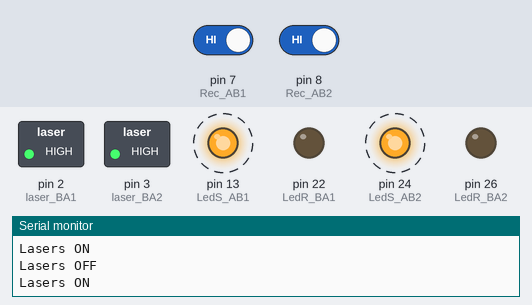
This sketch was run on a simulated Arduino Mega 2560, built with avr-gcc and run on an emulated ATmega2560. Parts: switched loads named in the sketch (green lamp = pin HIGH), output pins drawn as LEDs (lit = HIGH), the last lines printed to the serial monitor. Dashed ring = blinking. The test bench sets the inputs (shaded band); at power-on: pin 7 (Rec_AB1) HIGH, pin 8 (Rec_AB2) HIGH.

Above: at 1.2 s.
1.3 s: pin 7 (Rec_AB1) driven LOW
At 2.05 s:
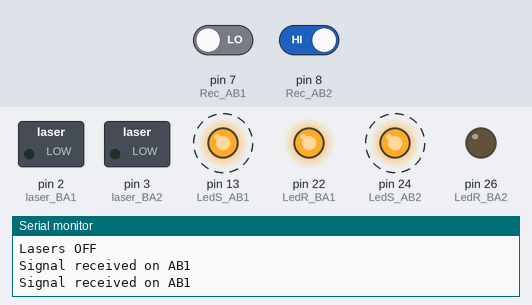
4.3 s: pin 8 (Rec_AB2) driven LOW
At 5.1 s:
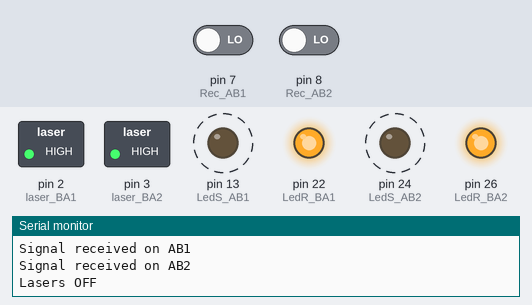
7.3 s: pin 7 (Rec_AB1) driven HIGH
At 7.74 s:
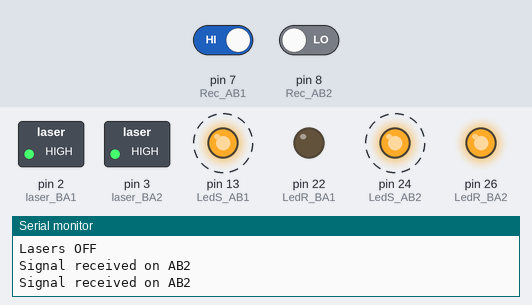
10.3 s: pin 8 (Rec_AB2) driven HIGH
At 13.28 s:
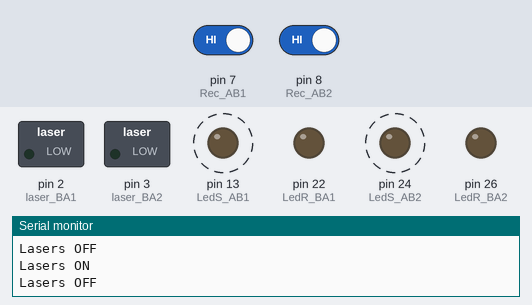
13.3 s: pin 7 (Rec_AB1) driven LOW and pin 8 (Rec_AB2) driven LOW
At 14.1 s:
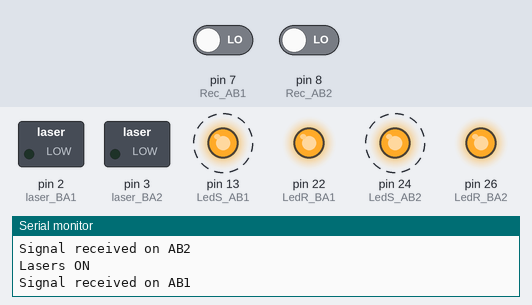
16.3 s: pin 7 (Rec_AB1) driven HIGH
At 16.74 s:
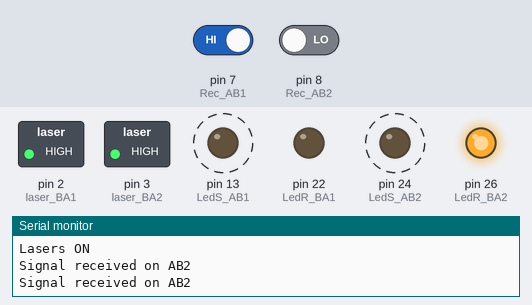
Timing chart, 0 to 20.3 s (numbered marks = the images above; inputs shaded):
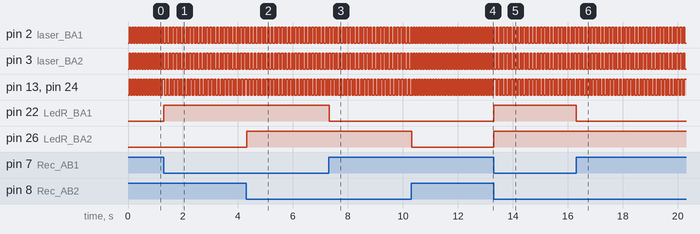

Measured:
- after the input at 1.3 s, pin 22 (LedR_BA1): LOW → HIGH at once
- after the input at 4.3 s, pin 26 (LedR_BA2): LOW → HIGH at once
- after the input at 7.3 s, pin 22 (LedR_BA1): HIGH → LOW at once
- after the input at 10.3 s, pin 26 (LedR_BA2): HIGH → LOW at once
- after the input at 13.3 s, pin 22 (LedR_BA1), pin 26 (LedR_BA2): LOW → HIGH at once
- after the input at 16.3 s, pin 22 (LedR_BA1): HIGH → LOW at once
- by itself, pin 2 (laser_BA1), pin 3 (laser_BA2), pin 13 (LedS_AB1), pin 24 (LedS_AB2): alternates HIGH for 0.06 s and LOW for 0.06 s

The sketch:

test_lasers.ino
```cpp
#include "LaserCommunication.h"
LaserCommunication laser;

// Point A

// Channel AB Receiver
#define Rec_AB1 7
#define Rec_AB2 8

// Channel BA Sender
#define laser_BA1 2
#define laser_BA2 3

// LEDs represented
#define LedS_AB1 13 // LED Green for Sender BA1
#define LedR_BA1 22 // LED Red for Receiver AB1
#define LedS_AB2 24 // LED Green for Sender BA2
#define LedR_BA2 26 // LED Red for Receiver AB2

// Flicker timing in milliseconds
#define FLICKER_INTERVAL 50

void setup() {
  // Initialize Serial Monitor
  Serial.begin(9600);

  // Initialize laser pins
  pinMode(laser_BA1, OUTPUT);
  pinMode(laser_BA2, OUTPUT);

  // Initialize receiver pins
  pinMode(Rec_AB1, INPUT);
  pinMode(Rec_AB2, INPUT);

  // Initialize LED pins
  pinMode(LedS_AB1, OUTPUT);
  pinMode(LedR_BA1, OUTPUT);
  pinMode(LedS_AB2, OUTPUT);
  pinMode(LedR_BA2, OUTPUT);

  // Ensure all LEDs and lasers start OFF
  digitalWrite(laser_BA1, LOW);
  digitalWrite(laser_BA2, LOW);
  digitalWrite(LedS_AB1, LOW);
  digitalWrite(LedR_BA1, LOW);
  digitalWrite(LedS_AB2, LOW);
  digitalWrite(LedR_BA2, LOW);

  Serial.println("System Initialized");
}

void loop() {
  static unsigned long lastFlickerTime = 0;
  static bool laserState = LOW;

  unsigned long currentTime = millis();

  // Flicker the lasers continuously
  if (currentTime - lastFlickerTime >= FLICKER_INTERVAL) {
    lastFlickerTime = currentTime;
    laserState = !laserState;

    // Toggle lasers
    digitalWrite(laser_BA1, laserState);
    digitalWrite(laser_BA2, laserState);

    // Indicate laser state in the Serial Monitor
    Serial.println(laserState ? "Lasers ON" : "Lasers OFF");
  }

  // Check receivers and control red LEDs
  // Receiver AB1
  if (digitalRead(Rec_AB1) == LOW) { // Signal detected
    digitalWrite(LedR_BA1, HIGH);    // Turn Red LED ON
    Serial.println("Signal received on AB1");
  } else {
    digitalWrite(LedR_BA1, LOW);     // Turn Red LED OFF
  }

  // Receiver AB2
  if (digitalRead(Rec_AB2) == LOW) { // Signal detected
    digitalWrite(LedR_BA2, HIGH);    // Turn Red LED ON
    Serial.println("Signal received on AB2");
  } else {
    digitalWrite(LedR_BA2, LOW);     // Turn Red LED OFF
  }

  // Simulate sending data by toggling green LEDs during laser flicker
  digitalWrite(LedS_AB1, laserState); // Green LED for BA1 sender
  digitalWrite(LedS_AB2, laserState); // Green LED for BA2 sender
}
```

LaserCommunication.h
```cpp
// LaserCommunication.h
#ifndef LASERCOMMUNICATION_H
#define LASERCOMMUNICATION_H

#include <Arduino.h>

#define START_FLAG "10101010"
#define END_FLAG "01010101"

class LaserCommunication {
public:
    // Main Function: Maps data between text and binary
    String TextMapData(String data, int mode);
    // Function to separate a string into ASCII characters
    String AsciiDataSeparation(String text);
    // Function to convert text characters to binary
    String Text2Binary(String asciiData);
    // Function to add start and end flags to binary data
    String AddFlags(String binaryData);
    // Function to separate binary data for processing
    String BinaryDataSeparation(String binary);
    // Function to remove start and end flags from binary data
    String RemoveFlags(String binaryData);
    // Function to convert binary data back to text
    String Binary2Text(String binaryData);
    // Function to modulate binary data using OOK
    void sendOOK(String binaryData, int laserPin, int bitDuration, int led);
    // Function to receive OOK modulated data
    String receiveOOK(int receiverPin, int bitDuration, int silenceThreshold, int led);
};
#endif
```
